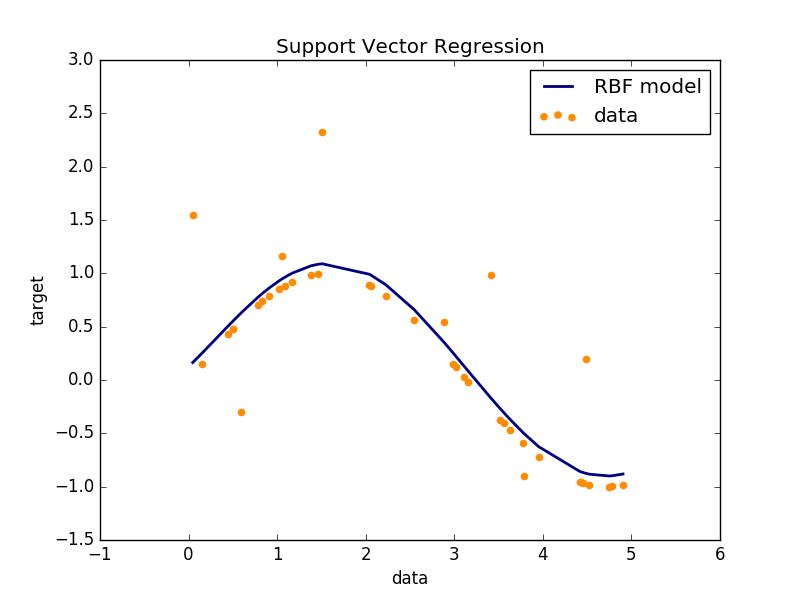

Here is the Python script that generated this plot:
# Curve Smoothing with Support Vector Regression using Radial Basis Function (RBF) kernel
# SVR(kernel='rbf', degree=3, gamma='auto', coef0=0.0, tol=0.001, C=1.0, epsilon=0.1, shrinking=True, cache_size=200, verbose=False, max_iter=-1)
import numpy as np
from sklearn.svm import SVR
import matplotlib.pyplot as plt
import timeit

start = timeit.default_timer()


# Generate sample data
X = np.sort(5 * np.random.rand(40, 1), axis=0)
print(X)
y = np.sin(X).ravel()
print(y)

# Add noise to targets
y[::5] += 3 * (0.5 - np.random.rand(8))
print(len(y))
# Fit regression model
svr_rbf = SVR(kernel='rbf', C=1e3, gamma=0.1, verbose=False)
y_rbf = svr_rbf.fit(X, y).predict(X)

# look at the results
lw = 2
plt.scatter(X, y, color='darkorange', label='data')
plt.hold('on')
plt.plot(X, y_rbf, color='navy', lw=lw, label='RBF model')
# plt.plot(X, y_lin, color='c', lw=lw, label='Linear model')
# plt.plot(X, y_poly, color='cornflowerblue', lw=lw, label='Polynomial model')
plt.xlabel('data')
plt.ylabel('target')
plt.title('Support Vector Regression')
plt.legend()
plt.show()

# Total running time of the script: (0 minutes 0.769 seconds)

stop = timeit.default_timer()

print(stop - start)
